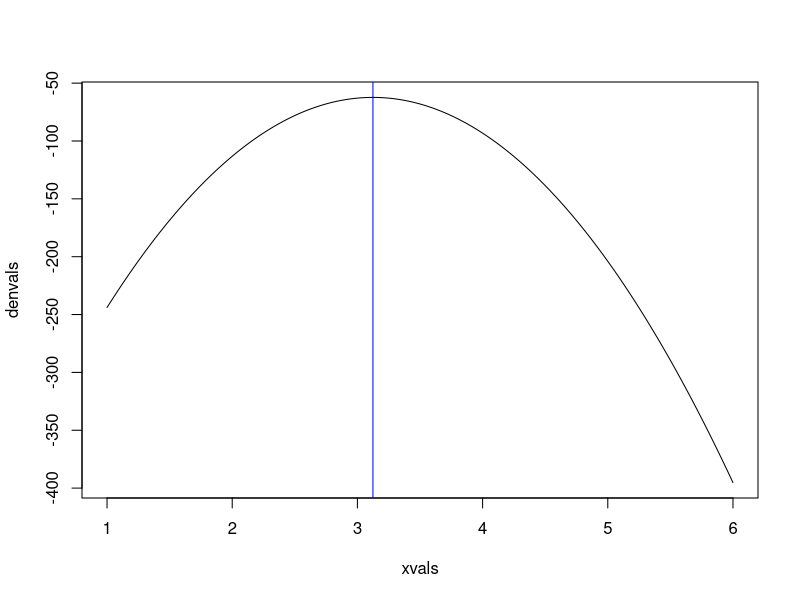
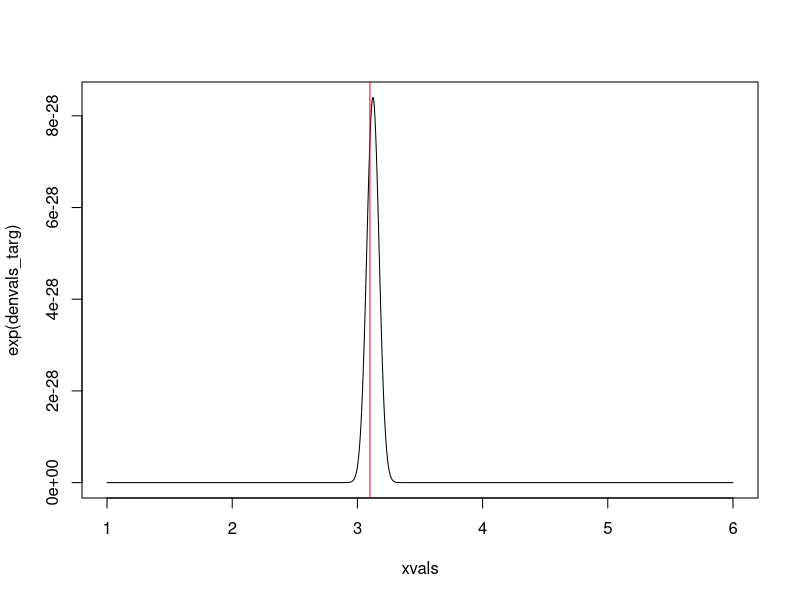

Here is the R script that generated these plots, in order:
### One dimensional Bayesian Lasso

set.seed(12345)
beta_par <- 3  # true value of beta
ndata <- 100
noise_sd <- 3 
x <- seq(1, 10, length = 100)   # vector of regressors
y <- rnorm(length(x), x*beta_par, noise_sd)  # actual generated data
alpha_true <- 1  # penalty parameter
lamb_coeff <- 0.01  # coefficient of closeness
step_size <- 0.03
beta_start <- 3  
iterations <- 1e4  

log_post <- function(y,beta,alpha,sigma2)  # log value of the posterior distribution
 {
  term1 <- (sum((y-x*beta)^2))/(2*sigma2)
  term2 <- (alpha*abs(beta))/sqrt(sigma2)
  value <- term1 + term2
  return(-value)
}

log_target <- function(eta,beta,lambda,y,sigma2,alpha)  # log of MY envelope
{
  dens_val <- (sum((y - x*eta)^2))/ (2*sigma2) + (alpha*abs(eta))/sqrt(sigma2) + 
                                  ((eta - beta)^2)/(2*lambda) 
  return(-dens_val)
}

prox_func <- function(beta,lambda,y,sigma2,alpha)  # function returns proximal value
{
  denom <- lambda*(sum(x^2)) + sigma2
  mu <- (lambda*(sum(x*y)) + beta*sigma2) / denom 
  temp <- (alpha*lambda*sqrt(sigma2)) / denom
  vec <- c(0, mu + temp, mu - temp)
  fun.val <- numeric(length = length(vec))
  fun.val[1] <- log_target(vec[1],beta,lambda,y,sigma2,alpha)
  fun.val[2] <- log_target(vec[2],beta,lambda,y,sigma2,alpha)
  fun.val[3] <- log_target(vec[3],beta,lambda,y,sigma2,alpha)
  index <- which.max(fun.val)
  prox <- vec[index]
  return(prox)
}

mode_fn <- function(beta,y,alpha,sigma2)    # function to calculate true mode
{
  kappa <- sum(x*y)/sum(x^2)
  mu <- (alpha*sqrt(sigma2))/sum(x^2)
  vec <- c(0, kappa + mu, kappa - mu)
  targ.val <- numeric(length = length(vec))
  targ.val[1] <- log_post(y,vec[1],alpha,sigma2)
  targ.val[2] <- log_post(y,vec[2],alpha,sigma2)
  targ.val[3] <- log_post(y,vec[3],alpha,sigma2)
  index <- which.max(targ.val)
  modal_value <- vec[index]
  return(modal_value)
}

log_gradpi <- function(beta,lambda,y,sigma2,alpha)  # gradient of log target(MY envelope)
{
  beta_prox <- prox_func(beta,lambda,y,sigma2,alpha)
  ans <-  (beta-beta_prox)/lambda
  return(-ans)
}

mymala_fn <- function(y, alpha, sigma2, lambda, iter, delta)
{
  samp.mym <- matrix(0, nrow = iter, ncol = 1)
  beta_current <- beta_start
  samp.mym[1,] <- beta_current
  wts_is_est <- numeric(length = iter)
  prox_beta_current <- prox_func(beta_current,lambda,y,sigma2,alpha)
  g_lambda_val <- log_target(prox_beta_current,beta_current,lambda,y,sigma2,alpha)
  g_val <- log_post(y,beta_current,alpha,sigma2)
  wts_is_est[1] <- g_lambda_val - g_val
  accept <- 0
  for (i in 2:iter) 
  {
    beta_next <- rnorm(1, beta_current + 
                         (delta / 2)*log_gradpi(beta_current,lambda,y,sigma2,alpha), 
                       sqrt(delta))   # proposal step
    prox_val.next <- prox_func(beta_next, lambda, y, sigma2, alpha)
    prox_val.curr <- prox_func(beta_current, lambda, y, sigma2, alpha)
    targ_val.next <- log_target(prox_val.next,beta_next,lambda,y,sigma2,alpha)
    targ_val.curr <- log_target(prox_val.curr,beta_current,lambda,y,sigma2,alpha)
    q.next_to_curr <- sum(dnorm(beta_current, beta_next + 
                                  (delta / 2)*log_gradpi(beta_next,lambda,y,sigma2,alpha),
                                sqrt(delta), log = TRUE))
    q.curr_to_next <- sum(dnorm(beta_next, beta_current + 
                                  (delta / 2)*log_gradpi(beta_current,lambda,y,sigma2,alpha),
                                sqrt(delta), log = TRUE))
    mh.ratio <- targ_val.next + q.next_to_curr - (targ_val.curr + q.curr_to_next)  # mh  ratio
    # print(mh.ratio)
    if(log(runif(1)) <= mh.ratio)
    {
      samp.mym[i,] <- beta_next
      prox_beta_next <- prox_func(beta_next,lambda,y,sigma2,alpha)
      g_val <- log_post(y,beta_next,alpha,sigma2)
      g_lambda_val <- log_target(prox_beta_next,beta_next,lambda,y,sigma2,alpha)
      wts_is_est[i] <- g_lambda_val - g_val
      accept <- accept + 1
    }
    else
    {
      samp.mym[i,] <- beta_current
      prox_beta_current <- prox_func(beta_current,lambda,y,sigma2,alpha)
      g_val <- log_post(y,beta_current,alpha,sigma2)
      g_lambda_val <- log_target(prox_beta_current,beta_current,lambda,y,sigma2,alpha)
      wts_is_est[i] <- g_lambda_val - g_val
    }
    beta_current <- samp.mym[i,]
    if(i %% 1000 == 0){
      print(i)
    }
  }
  print(accept/iter)
  object <- list(samp.mym, wts_is_est)
  return(object)
}

# MALA samples and weights
result <- mymala_fn(y=y,alpha = alpha_true,sigma2 = noise_sd^2,lambda = lamb_coeff, 
               iter = iterations, delta = step_size)

# Mode difference 
beta_samps <- as.numeric(unlist(result[[1]]))
mode_diff <- numeric(length = iterations)
for (i in 1:iterations) 
  {
    true_mode <- mode_fn(beta_samps[i],y,alpha_true,noise_sd^2)
    prox_mode <- prox_func(beta_samps[i],lamb_coeff,y,noise_sd^2,alpha_true)
    mode_diff <- prox_mode - true_mode
}

max_diff <- max(abs(mode_diff))
max_diff

#  Density functions
data_points <- 1e4
xvals <- seq(1, 6, length = data_points)
denvals <- numeric(length = data_points)
denvals_targ <- numeric(length = data_points)
for (i in 1:data_points) 
  {
  proxval <- prox_func(xvals[i],lamb_coeff,y,noise_sd^2,alpha_true)
  denvals[i] <- log_target(proxval,xvals[i],lamb_coeff,y,noise_sd^2,alpha_true)
  denvals_targ[i] <- log_post(y,xvals[i],alpha_true,noise_sd^2)
}
plot(xvals, denvals, type = "l")
abline(v=mode_fn(beta = beta_par,y,alpha_true,noise_sd^2), col = "blue")
plot(xvals, exp(denvals_targ), type = "l")
abline(v=prox_func(beta = beta_par,lamb_coeff,y,noise_sd^2,alpha_true), col = "red")
